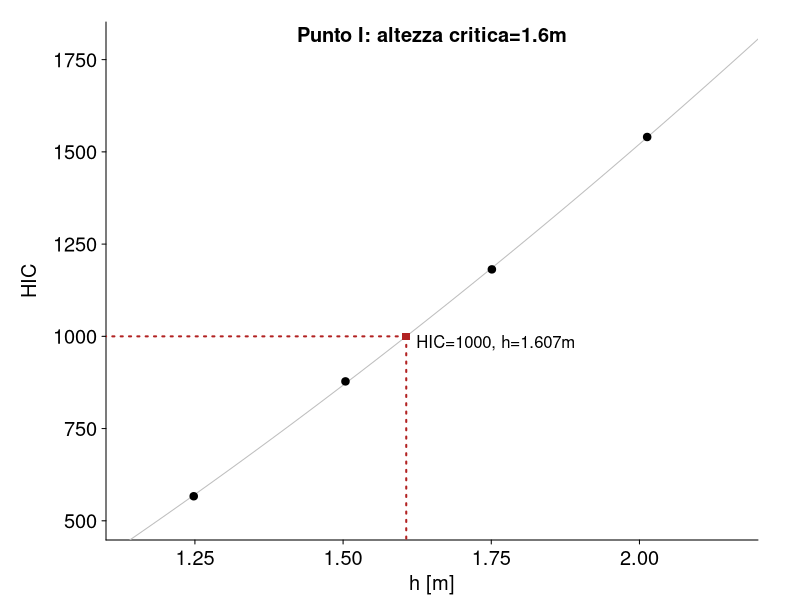

Reproduce this figure in R.
heights <- c(1248.0, 
             1504.0,
             1751.0,
             2013.0)
HICs <- c(566.6,
          877.9,
          1181.5,
          1540.3)

point_label <- "I"

df <- data.frame(h=heights,
                 hic=HICs)

outFile <- paste("229707_Grafici/Punto_", point_label, "_Altezza_Critica.PDF",
                 sep="")

pdf(outFile,8,6)


par(mgp=c(3,0.45,0), 
    tcl=-0.2, 
    mar=c(3.0,5.3,1.1,2.1))
plot(1e-3*df$h,
     df$hic,
     pch=19,
     col="black",
     cex=1.2,
     xlim=c(1.1,2.2),
     ylim=c(500,1800),
     xlab="h [m]",
     ylab="HIC",
     xaxs = "i",
     ann=FALSE,
     axes=FALSE,
     #title=plot_title,
     type="n")

#panel.first = c(abline(h=seq(0,2500,by=250), v=seq(0,3,by=.25), col="gray", lty=3)))
#title(paste("Posizione:", as.character(lvl)))
axis(side=1, 
     at=seq(0,3,by=0.25),
     lwd=1, 
     cex.axis=1.2)
axis(side=2, 
     at=seq(0, 2500, by=250),
     lwd=1, 
     cex.axis=1.2,
     las=1)
mtext(side=1,
      text="h [m]",
      line=1.7,
      cex=1.2)
mtext(side=2,
      text="HIC",
      line=3.3,
      cex=1.2)

hs <- 1e-3*df$h
hics <- df$hic
fit_1 <- lm(hics ~ poly(hs,2,raw=T),
            weights = 0.3*hics/100.)

if (coef(fit_1)[3] < 0) {
  fit_1 <- lm(hics ~ poly(hs,1,raw=T),
              weights = 0.3*hics/100.)
}

x <- seq(1, 
         3,
         length.out = 250)
y <- predict(fit_1,
             data.frame(hs=x))
lines(x,
      y,
      col="grey")

points(1e-3*df$h,
       df$hic,
       pch=19,
       col="black")

#ok up to here

A <- as.numeric(fit_1$coefficients[1])
B <- as.numeric(fit_1$coefficients[2])
C <- as.numeric(fit_1$coefficients[3])
#curve(A + B*x + C*(x*x), 
#      1.75, 
#      2.5,
#      add=TRUE,
#      col="red")

s1 <- Re(polyroot(c(A-1000,
                    B,
                    C))[1])


yp <- predict(fit_1,
             data.frame(hs=s1))
points(s1,
       yp,
       pch=15,
       col="firebrick")
segments(s1,0,s1,yp,
         col="firebrick",
         lty=3,
         lwd=2)
segments(0,yp,s1,yp,
         col="firebrick",
         lty=3,
         lwd=2)
xtext <- s1
ytext <- yp-20
text(xtext,
     ytext,
     pos=4,
     paste("HIC=1000, h=", round(s1,3),"m",
           sep=""))


plot_title <- paste("Punto ",
                    point_label,
                    ": altezza critica=",
                    trunc(s1*10^1)/10^1,
                    "m",
                    sep="")
title(plot_title,
      line=-1)
dev.off()
